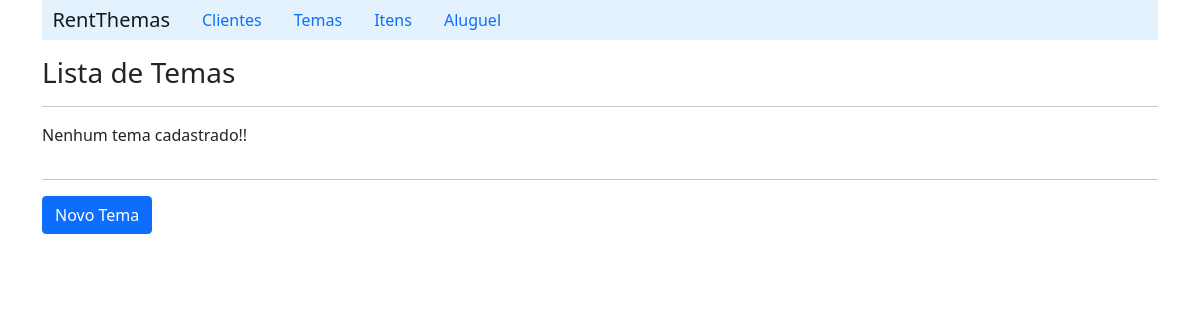
/listTema/, run on an earlier commit of the app's database.
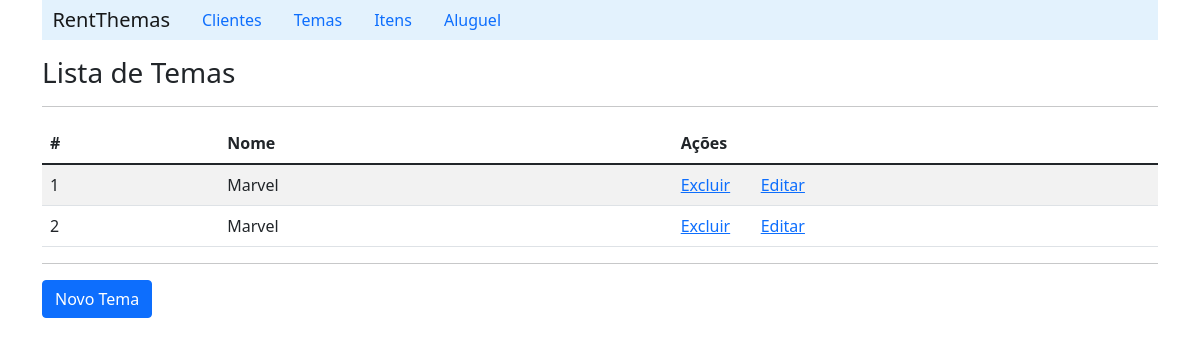
And on a later commit of the database.
### api/models.py (models this page shows, shortened)
class Tema(models.Model):
    nome = models.CharField(max_length=50)
    valor_aluguel = models.DecimalField("Valor de aluguel",max_digits=6, decimal_places=2)
    cor = models.CharField(max_length=10)
    tema = models.ManyToManyField(Item)

### api/views.py (the view)
# urls.py: path('listTema/', temaview.list_tema),
    def list_tema(self, request):
        tema_list = TemaDAO.list_tema(request)
        context = {'tema_list': tema_list}
        return render(request, 'tema/listTema.html', context)

### api/daos.py (called while the page is built)
    def list_tema(self):
        tema_list = Tema.objects.all()
        return tema_list

### api/templates/tema/listTema.html (shortened to what this page needs)
{% extends "index.html" %}
    {% block content %}
        <h3>Lista de Temas</h3>
        <hr>
        <table class="table table-striped">
            {% if tema_list %}
                <thead>
                    <tr>
                        <th scope="col">#</th>
                        <th scope="col">Nome</th>
                        <th scope="col">Ações</th>
                        <th scope="col"></th>
                    </tr>
                </thead>
                {% for tema in tema_list%}
                    <tr>
                        <td>{{tema.id}}</td>
                        <td>{{tema.nome}}</td>
                        <td width='80'><a href="/deleteTema/{{tema.id}}">Excluir</a></td>
                        <td><a href="/detailTema/{{tema.id}}">Editar</a></td>
                    </tr>
                {% endfor %}
            {% else %}
                <p>Nenhum tema cadastrado!!</p>
            {%endif%}
        </table>
        <hr>
        <a class="btn btn-primary" href="/formTema">Novo Tema</a>
    {% endblock %}

What changed in the data, as far as the page shows it:
added Tema: id "1", nome "Marvel"
added Tema: id "2", nome "Marvel"
Also different on the page:
text no longer shown: "Nenhum tema cadastrado!!"
text now shown: "# Nome Ações"
